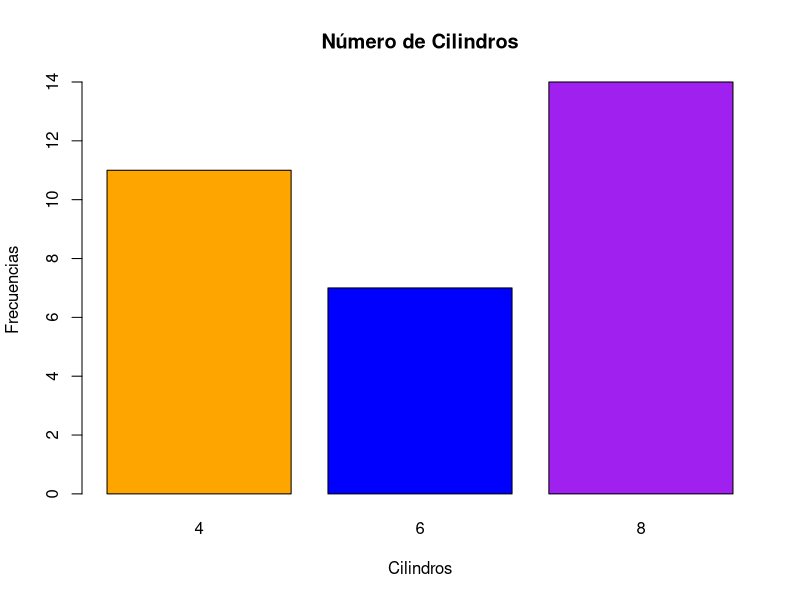
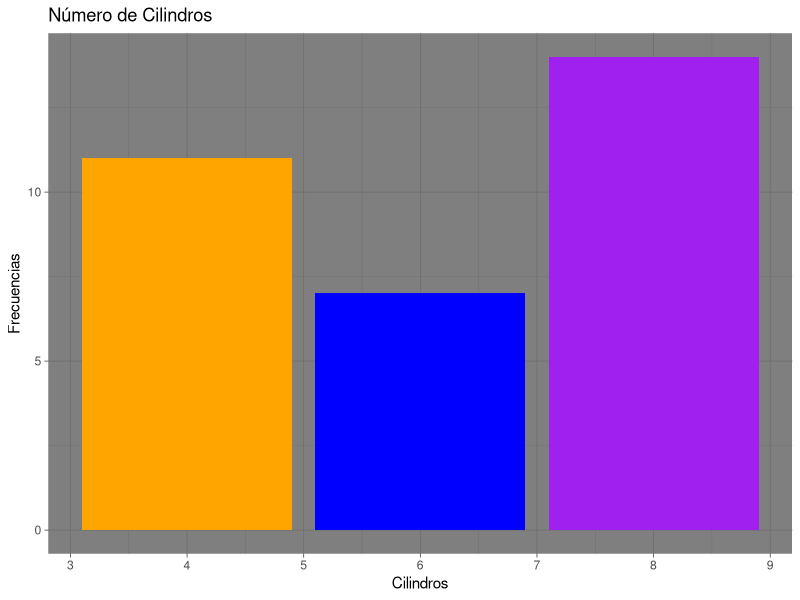
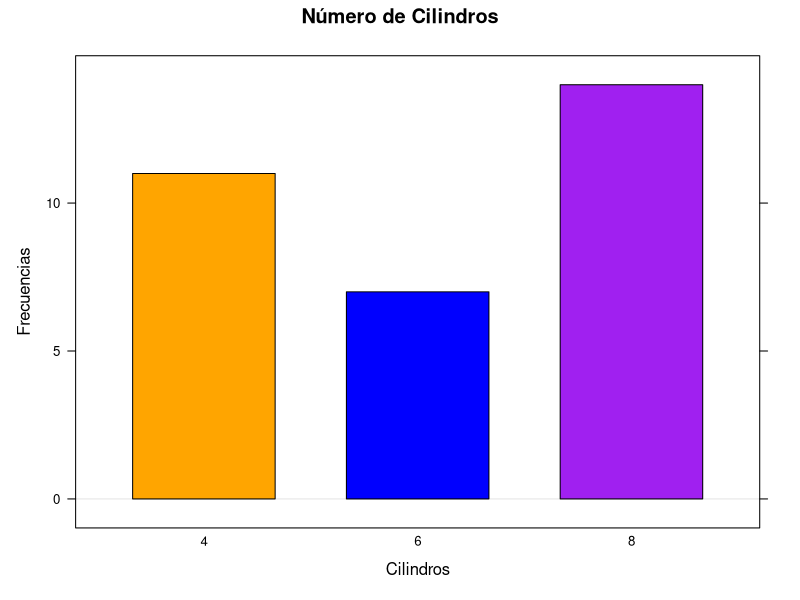

The R source for these figures, in order:

# Crear Diagramas de Barras (Bar Charts) en R

# mtcars - DataSet precargado en ellenguaje de programación R

# Instalar los paquetes ggplot2 - lattice - barplot() es una función base de R


# barplot() ---------------------------------------------------------------

x <- table(mtcars$cyl)

colores <- c("orange","blue","purple")

barplot(x,xlab="Cilindros",ylab="Frecuencias",main="Número de Cilindros",col=colores)


# ggplot2 -----------------------------------------------------------------

library(ggplot2)

ggplot(mtcars,aes(cyl)) + geom_bar(fill=colores) + labs(x="Cilindros",y="Frecuencias",
title="Número de Cilindros") + theme_dark()


# lattice -----------------------------------------------------------------

library(lattice)

barchart(x,xlab="Cilindros",ylab="Frecuencias",main="Número de Cilindros",
col=colores,horizontal = FALSE)

